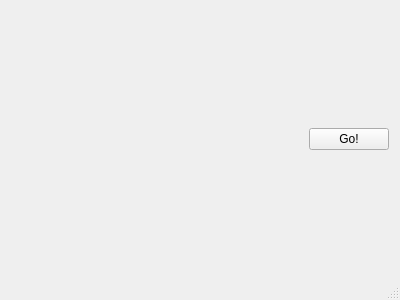
<?xml version="1.0" encoding="UTF-8"?>
<ui version="4.0">
 <class>MainWindow</class>
 <widget class="QMainWindow" name="MainWindow">
  <property name="geometry">
   <rect>
    <x>0</x>
    <y>0</y>
    <width>400</width>
    <height>300</height>
   </rect>
  </property>
  <property name="windowTitle">
   <string>MainWindow</string>
  </property>
  <widget class="QWidget" name="centralWidget">
   <layout class="QVBoxLayout" name="verticalLayout">
    <item>
     <layout class="QHBoxLayout" name="horizontalLayout"/>
    </item>
    <item>
     <layout class="QHBoxLayout" name="horizontalLayout_2">
      <item>
       <spacer name="horizontalSpacer">
        <property name="orientation">
         <enum>Qt::Horizontal</enum>
        </property>
        <property name="sizeHint" stdset="0">
         <size>
          <width>40</width>
          <height>20</height>
         </size>
        </property>
       </spacer>
      </item>
      <item>
       <widget class="QPushButton" name="pushButton">
        <property name="text">
         <string>Go!</string>
        </property>
       </widget>
      </item>
     </layout>
    </item>
   </layout>
  </widget>
  <widget class="QStatusBar" name="statusBar"/>
 </widget>
 <layoutdefault spacing="6" margin="11"/>
 <resources/>
 <connections/>
</ui>
